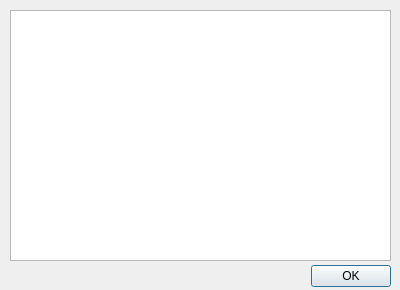
<?xml version="1.0" encoding="UTF-8"?>
<ui version="4.0">
 <class>QueryDialog</class>
 <widget class="QDialog" name="QueryDialog">
  <property name="geometry">
   <rect>
    <x>0</x>
    <y>0</y>
    <width>400</width>
    <height>290</height>
   </rect>
  </property>
  <property name="windowTitle">
   <string>Query</string>
  </property>
  <widget class="QDialogButtonBox" name="buttonBox">
   <property name="geometry">
    <rect>
     <x>50</x>
     <y>260</y>
     <width>341</width>
     <height>32</height>
    </rect>
   </property>
   <property name="orientation">
    <enum>Qt::Horizontal</enum>
   </property>
   <property name="standardButtons">
    <set>QDialogButtonBox::Ok</set>
   </property>
  </widget>
  <widget class="QTextEdit" name="queryTextEdit">
   <property name="geometry">
    <rect>
     <x>10</x>
     <y>10</y>
     <width>381</width>
     <height>251</height>
    </rect>
   </property>
  </widget>
 </widget>
 <resources/>
 <connections>
  <connection>
   <sender>buttonBox</sender>
   <signal>accepted()</signal>
   <receiver>QueryDialog</receiver>
   <slot>accept()</slot>
   <hints>
    <hint type="sourcelabel">
     <x>248</x>
     <y>254</y>
    </hint>
    <hint type="destinationlabel">
     <x>157</x>
     <y>274</y>
    </hint>
   </hints>
  </connection>
  <connection>
   <sender>buttonBox</sender>
   <signal>rejected()</signal>
   <receiver>QueryDialog</receiver>
   <slot>reject()</slot>
   <hints>
    <hint type="sourcelabel">
     <x>316</x>
     <y>260</y>
    </hint>
    <hint type="destinationlabel">
     <x>286</x>
     <y>274</y>
    </hint>
   </hints>
  </connection>
 </connections>
</ui>
